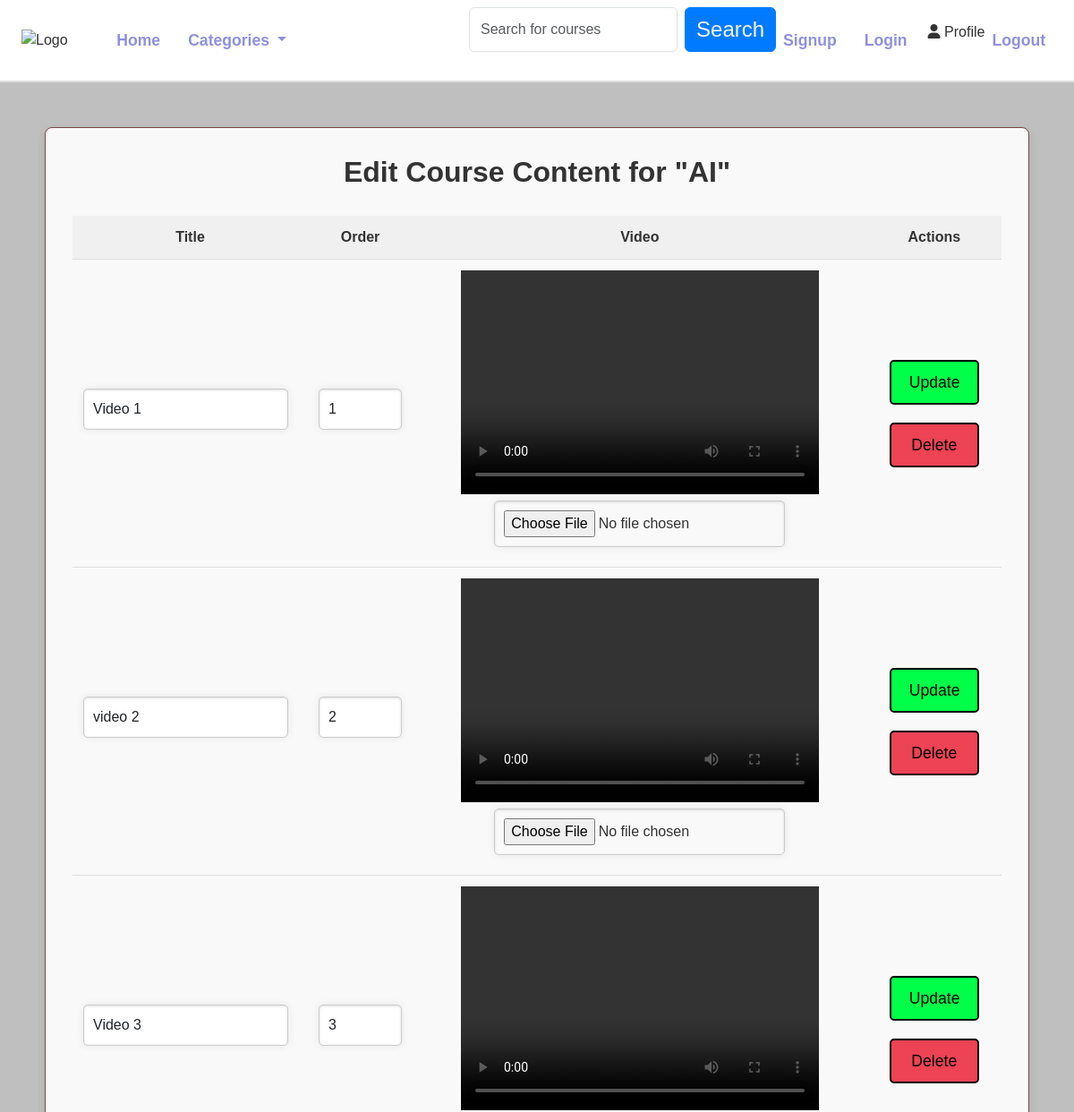
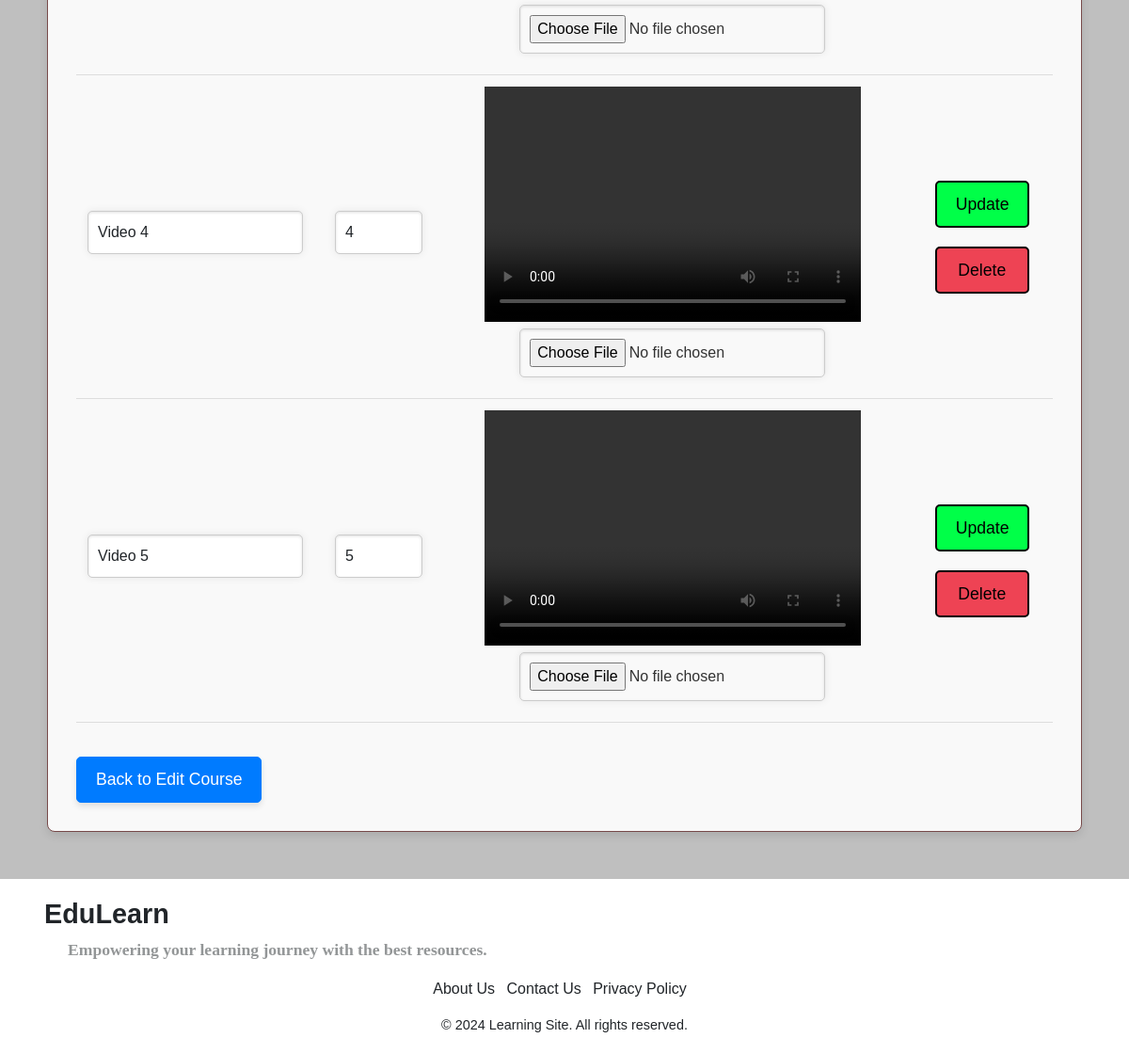
The page /course_instructor/edit-course-content/8/ (signed in) on the database its author committed (2 pictures, top to bottom).
### course_instructor/models.py (models this page shows, shortened)
class Course(models.Model):
    COURSE_TYPE_CHOICES = [
        ('paid', 'Paid'),
        ('unpaid', 'Unpaid'),
    ]
    title = models.CharField(max_length=255)
    description = models.TextField()
    duration = models.DurationField(default=timedelta(days=30))
    instructor = models.ForeignKey(User, on_delete=models.CASCADE, related_name='courses_taught')
    course_type = models.CharField(max_length=10, choices=COURSE_TYPE_CHOICES, default='unpaid')
    created_at = models.DateTimeField(auto_now_add=True)
    updated_at = models.DateTimeField(auto_now=True)
    price = models.DecimalField(max_digits=10, decimal_places=2, default=0.00)  # New attribute

class CourseContent(models.Model):
    course = models.ForeignKey(Course, related_name='contents', on_delete=models.CASCADE)
    Contenttitle = models.CharField(max_length=255)
    video = models.FileField(upload_to='course_videos/', max_length=255)
    content_type = models.CharField(max_length=100, choices=[('video', 'Video'), ('pdf', 'PDF'), ('text', 'Text')])
    order = models.IntegerField()
    additional_resources = models.FileField(upload_to='resources/', null=True, blank=True)
    is_last_video = models.BooleanField(default=False)

### course_instructor/views.py (the view, shortened to what this page needs)
# urls.py: path('edit-course-content/<int:course_id>/', edit_course_content, name='edit_course_content'),
def edit_course_content(request, course_id):
    course = get_object_or_404(Course, id=course_id)
    if not (request.user.profile_main.role == 'instructor'):
        return HttpResponseForbidden("You are not allowed to edit this course.")
    contents = CourseContent.objects.filter(course=course).order_by('order')
    return render(request, 'edit_course_content.html', {'course': course, 'contents': contents})

### template/edit_course_content.html (shortened to what this page needs)
{% extends "layout.html" %}
{% block content %}
<div class="e_c_c">
  <h1>Edit Course Content for "{{ course.title }}"</h1>
  <table>
      <thead>
          <tr>
              <th>Title</th>
              <th>Order</th>
              <th>Video</th>
              <th>Actions</th>
          </tr>
      </thead>
      <tbody>
          {% for content in contents %}
          <tr>
              <form method="POST" enctype="multipart/form-data">
                  <td>
                      <input type="text" name="title" value="{{ content.Contenttitle }}" class="form-control tile" required>
                  </td>
                  <td>
                      <input type="number" name="order" value="{{ content.order }}" class="form-control num" required>
                  </td>
                  <td>
                      {% if content.video %}
                      <video class="custom-video-size" controls>
                          <source src="{{ content.video.url }}" type="video/mp4">
                      </video>
                      {% endif %}
                      <input type="file" name="video" class="form-control-file">
                  </td>
                  <td>
                      <button type="submit" name="action" value="update" class="btn1 btn-primary">Update</button>
                      <button type="submit" name="action" value="delete" class="btn1   btn-danger">Delete</button>
                  </td>
              </form>
          </tr>
          {% empty %}
          <tr>
              <td colspan="4">No content available for this course.</td>
          </tr>
          {% endfor %}
      </tbody>
  </table>
  <a href="{% url 'edit_course' course.id %}" class="btn btn-secondary mt-3">Back to Edit Course</a>
</div>
{% endblock content %}

### static/style.css (style rules this page uses)
body { font-family: Arial, sans-serif; margin: 0; padding: 0; background-color: #f4f4f4; color: #333; }
.form-control { flex-grow: 1; margin-right: 10px; }
body { font-family: 'Arial', sans-serif; background-color: rgb(191, 191, 191); margin: 0; padding: 0; }
.e_c_c { max-width: 1100px; margin: 50px auto; padding: 30px; background-color: #f9f9f9; border-radius: 8px; box-shadow: 0 4px 10px rgba(0, 0, 0, 0.1); border: 1px solid #774a4a; }
.e_c_c h1 { color: #333; font-size: 2rem; font-weight: 600; text-align: center; margin-bottom: 30px; }
.e_c_c video { width: 400px !important; height: 250px !important; }
.e_c_c table { border-collapse: collapse; width: 100%; margin-bottom: 20px; }
.e_c_c th, .e_c_c td { padding: 12px; text-align: center; border-bottom: 1px solid #ddd; }
.e_c_c th { background-color: #f0f0f0; text-align: center; }
.e_c_c input[type="text"], .e_c_c input[type="number"], .e_c_c input[type="file"], .e_c_c textarea { margin-bottom: 10px; padding: 10px; font-size: 1rem; border-radius: 5px; border: 1px solid #ccc; box-shadow: inset 0 1px 3px rgba(0, 0, 0, 0.12), 0 0 8px rgba(0, 0, 0, 0.08); }
.tile { min-width: 50px; width: auto; }
.e_c_c .btn { padding: 10px 20px; font-size: 1.1rem; border-radius: 5px; box-shadow: 0 4px 6px rgba(0, 0, 0, 0.1); display: inline-block; margin-right: 10px; }
.e_c_c .btn-primary, .e_c_c .btn-danger { color: black; border: 2px solid #000; box-shadow: none; padding: 10px 20px; font-size: 1.1rem; display: inline-block; width: 100px; text-align: center; border-radius: 5px; }
.e_c_c .btn-primary { background-color: #00ff48; }
.e_c_c .btn-danger { background-color: #ee4354; }
.e_c_c .btn-primary { margin-bottom: 20px; }
.e_c_c .btn-secondary { background-color: #007bff; border-color: #007bff; padding: 10px 20px; font-size: 1.1rem; border-radius: 5px; }
.e_c_c .mt-3 { margin-top: 20px; }

### rows shown on the page
Course: title "AI"
CourseContent: title "Video 1", order "1"
CourseContent: title "video 2", order "2"
CourseContent: title "Video 3", order "3"
CourseContent: title "Video 4", order "4"
CourseContent: title "Video 5", order "5"
